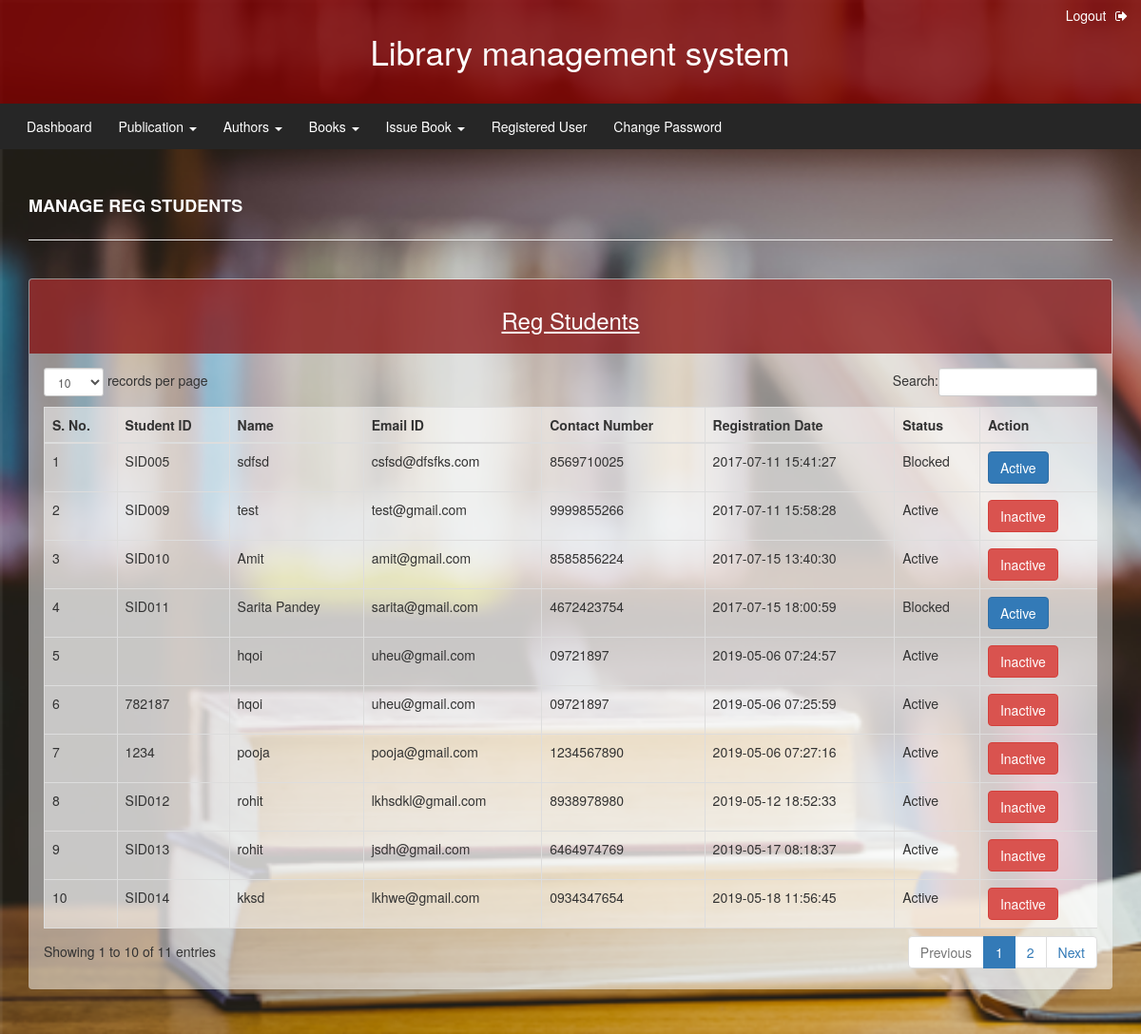
Page /admin/regstud.php (signed in) on the committed database.
### tables this page shows
CREATE TABLE `tblstudents` (
  `id` int(11) NOT NULL,
  `StudentId` varchar(100) DEFAULT NULL,
  `FullName` varchar(120) DEFAULT NULL,
  `EmailId` varchar(120) DEFAULT NULL,
  `Address` varchar(50) NOT NULL,
  `Dept` varchar(20) NOT NULL,
  `Course` varchar(20) NOT NULL,
  `MobileNumber` char(11) DEFAULT NULL,
  `QId` varchar(10) NOT NULL,
  `Answer` varchar(50) NOT NULL,
  `Password` varchar(120) DEFAULT NULL,
  `Status` int(1) DEFAULT NULL,
  `RegDate` timestamp NULL DEFAULT CURRENT_TIMESTAMP,
  `UpdationDate` timestamp NULL DEFAULT NULL ON UPDATE CURRENT_TIMESTAMP
);

### admin/regstud.php (the view, shortened to what this page needs)
<?php
include('includes/config.php');
if(strlen($_SESSION['uid'])==0)
    {
header('location:index.php');
}
else{
?>
<!DOCTYPE html>
<html xmlns="http://www.w3.org/1999/xhtml">
<head>
    <link href="css/bootstrap.css" rel="stylesheet" />
    <link href="css/font-awesome.css" rel="stylesheet" />
    <link rel="stylesheet" type="text/css" href="css/template.css">
    <link href="css/style.css" rel="stylesheet" />
    <link rel="stylesheet" href="https://maxcdn.bootstrapcdn.com/bootstrap/3.3.6/css/bootstrap.min.css" />
    <link rel="stylesheet" href="https://cdn.datatables.net/1.10.12/css/dataTables.bootstrap.min.css" />
</head>
<body style="background-image: url('lib.png');
background-repeat: no-repeat;
background-size: cover;">
<?php include('includes/navbar2.php');?>
   <div class="content-wrapper">
         <div class="container">
        <div class="row pad-botm">
            <div class="col-md-12">
                <h4 class="header-line" style="color: white">Manage Reg Students</h4>
    </div>
        </div>
            <div class="row">
                <div class="col-md-12">
                    <div class="panel" style="background:rgba(255,255,255,0.5);">
                        <div class="panel-heading text-center" style="background:rgba(128,0,0,0.7);color: white">
                          <h3><u>Reg Students</u></h3>
                        </div>
                        <div class="panel-body">
                          <div class="table-responsive">
                             <table id="myTable" class="table table-bordered table-hover" style="background:rgba(255,255,255,0.5);">
                            <thead>
                          <tr class="header">
                            <th>S. No.</th>
                             <th>Student ID</th>
                             <th>Name</th>
                             <th>Email ID</th>
                             <th>Contact Number</th>
                             <th>Registration Date</th>
                             <th>Status</th>
                             <th>Action</th>
                          </tr>
                        </thead>
                        <tbody>
                          <?php
                          $sql=mysqli_query($con,'SELECT * from tblstudents');
                              $cnt=1;
                              while($row=mysqli_fetch_array($sql))
                                    {?>
                                      <tr>
                                        <td><?php echo $cnt; ?></td>
                                        <td><?php echo $row['StudentId']; ?></td>
                                        <td><?php echo $row['FullName']; ?></td>
                                        <td><?php echo $row['EmailId']; ?></td>
                                        <td><?php echo $row['MobileNumber']; ?></td>
                                        <td><?php echo substr($row['RegDate'], 0); ?></td>
                                        <?php if($row['Status']==1)
                                        {
                                          echo '<td>Active</td>';
                                        }
                                        else
                                          {
                                          echo '<td>Blocked</td>';
                                        }
                                          ?>
                                          <td class="center">
                                            <?php if($row['Status']==1)
                                                      {?>
                                                <a href="regstud.php?inid=<?php echo htmlentities($row['id']);?>" onclick="return confirm('Are you sure you want to block this student?');" >  <button class="btn btn-danger"> Inactive</button></a>
                                                <?php } else {?>
                                                <a href="regstud.php?id=<?php echo htmlentities($row['id']);?>" onclick="return confirm('Are you sure you want to active this student?');"><button class="btn btn-primary"> Active</button></a>
                                                <?php } ?>
                                          </td>
                                      </tr>
                                      <?php $cnt=$cnt+1;}?>
                        </tbody>
                        </table>
                        </div>
                        </div>
                    </div>
                </div>
            </div>
    </div>
    </div>
</body>
</html>
<?php }?>

### admin/css/template.css (style rules this page uses)
body { background:background:rgba( 128, 0, 0,0.8);; line-height: 1.4; font-family: sans-serif; }

### admin/css/style.css (style rules this page uses)
.content-wrapper { margin-top: 40px; min-height:800px; padding-bottom:90px; }
.header-line { font-weight:900; padding-bottom:25px; border-bottom:1px solid #eeeeee; text-transform:uppercase; }
.pad-botm { padding-bottom:30px; }

### rows in the picture
tblstudents: StudentId "SID005", FullName "sdfsd", EmailId "csfsd@dfsfks.com", MobileNumber "8569710025", RegDate "2017-07-11 15:41:27", Status "Blocked"
tblstudents: StudentId "SID009", FullName "test", EmailId "test@gmail.com", MobileNumber "9999855266", RegDate "2017-07-11 15:58:28", Status "Active"
tblstudents: StudentId "SID010", FullName "Amit", EmailId "amit@gmail.com", MobileNumber "8585856224", RegDate "2017-07-15 13:40:30", Status "Active"
tblstudents: StudentId "SID011", FullName "Sarita Pandey", EmailId "sarita@gmail.com", MobileNumber "4672423754", RegDate "2017-07-15 18:00:59", Status "Blocked"
tblstudents: FullName "hqoi", EmailId "uheu@gmail.com", MobileNumber "09721897", RegDate "2019-05-06 07:24:57", Status "Active"
tblstudents: StudentId "782187", FullName "hqoi", EmailId "uheu@gmail.com", MobileNumber "09721897", RegDate "2019-05-06 07:25:59", Status "Active"
tblstudents: StudentId "1234", FullName "pooja", EmailId "pooja@gmail.com", MobileNumber "1234567890", RegDate "2019-05-06 07:27:16", Status "Active"
tblstudents: StudentId "SID012", FullName "rohit", EmailId "lkhsdkl@gmail.com", MobileNumber "8938978980", RegDate "2019-05-12 18:52:33", Status "Active"
tblstudents: StudentId "SID013", FullName "rohit", EmailId "jsdh@gmail.com", MobileNumber "6464974769", RegDate "2019-05-17 08:18:37", Status "Active"
tblstudents: StudentId "SID014", FullName "kksd", EmailId "lkhwe@gmail.com", MobileNumber "0934347654", RegDate "2019-05-18 11:56:45", Status "Active"
